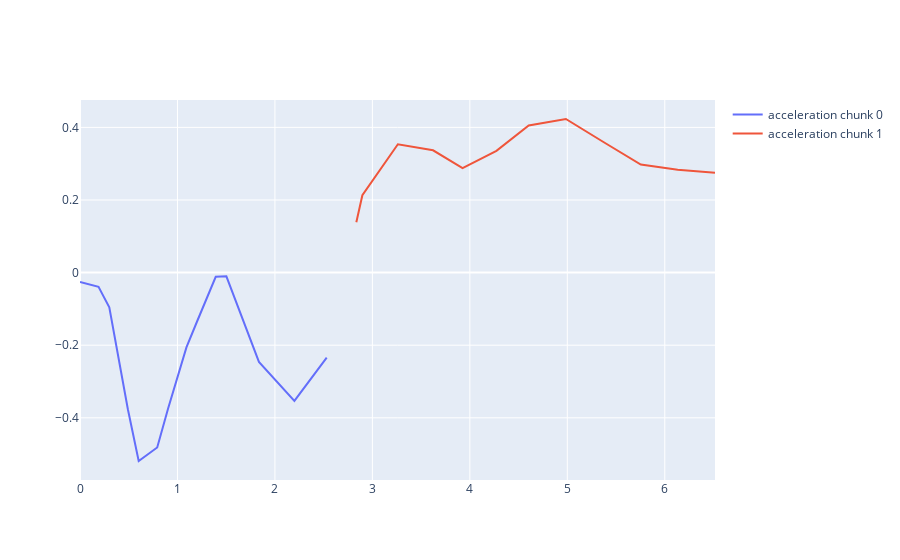

The code cell stored with this chart in its notebook:
### Code cell
fig = go.Figure()

for i, (chunk, time_chunk) in enumerate(zip(accel_chunks, time_chunks)):
    fig.add_scatter(
        x=time_chunk,
        y=chunk,
        name=f"acceleration chunk {i}",
        mode="lines",
    )

fig.show()

### Figure 1 — Plotly figure (JSON) as saved in the notebook; plotly's stock layout.template omitted (floating-point values rounded to 4 significant figures)
{"data": [{"mode": "lines", "name": "acceleration chunk 0", "type": "scatter", "x": [0, 0.1901, 0.3006, 0.4912, 0.6022, 0.7923, 0.9032, 1.092, 1.202, 1.393, 1.502, 1.836, 2.2, 2.531], "y": [-0.02607, -0.03937, -0.09571, -0.3763, -0.519, -0.4818, -0.3749, -0.2061, -0.134, -0.01158, -0.01032, -0.2461, -0.3535, -0.234]}, {"mode": "lines", "name": "acceleration chunk 1", "type": "scatter", "x": [2.835, 2.897, 3.262, 3.623, 3.925, 4.273, 4.604, 4.985, 5.375, 5.754, 6.133, 6.515], "y": [0.1387, 0.2131, 0.3535, 0.3369, 0.288, 0.3354, 0.4052, 0.4232, 0.3591, 0.2978, 0.2832, 0.2751]}], "layout": {}}
